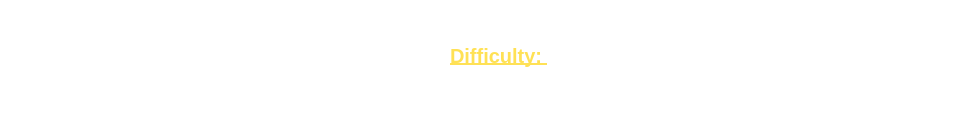
<?xml version="1.0" encoding="UTF-8"?>
<ui version="4.0">
 <class>Form</class>
 <widget class="QWidget" name="Form">
  <property name="geometry">
   <rect>
    <x>0</x>
    <y>0</y>
    <width>971</width>
    <height>120</height>
   </rect>
  </property>
  <property name="windowTitle">
   <string>Form</string>
  </property>
  <property name="styleSheet">
   <string notr="true">QWidget {
	background: transparent;
}
QPushButton{
	background: transparent;
	border: none;
}</string>
  </property>
  <widget class="QPushButton" name="start">
   <property name="geometry">
    <rect>
     <x>820</x>
     <y>20</y>
     <width>121</width>
     <height>81</height>
    </rect>
   </property>
   <property name="text">
    <string/>
   </property>
   <property name="icon">
    <iconset>
     <normaloff>data/play1.png</normaloff>data/play1.png</iconset>
   </property>
   <property name="iconSize">
    <size>
     <width>100</width>
     <height>100</height>
    </size>
   </property>
  </widget>
  <widget class="QLabel" name="title">
   <property name="geometry">
    <rect>
     <x>30</x>
     <y>20</y>
     <width>341</width>
     <height>71</height>
    </rect>
   </property>
   <property name="styleSheet">
    <string notr="true">font-weight: bold;
font-size: 30px;
color: #FFE155</string>
   </property>
   <property name="text">
    <string/>
   </property>
  </widget>
  <widget class="QLabel" name="diff">
   <property name="geometry">
    <rect>
     <x>450</x>
     <y>20</y>
     <width>331</width>
     <height>71</height>
    </rect>
   </property>
   <property name="font">
    <font>
     <pointsize>-1</pointsize>
     <weight>75</weight>
     <bold>true</bold>
     <underline>true</underline>
     <strikeout>false</strikeout>
     <kerning>true</kerning>
    </font>
   </property>
   <property name="styleSheet">
    <string notr="true">font-weight: bold;
font-size: 20px;
color: #FFE155;
text-shadow: 1px 1px 1px #000;</string>
   </property>
   <property name="text">
    <string>Difficulty: </string>
   </property>
  </widget>
 </widget>
 <resources/>
 <connections/>
</ui>
